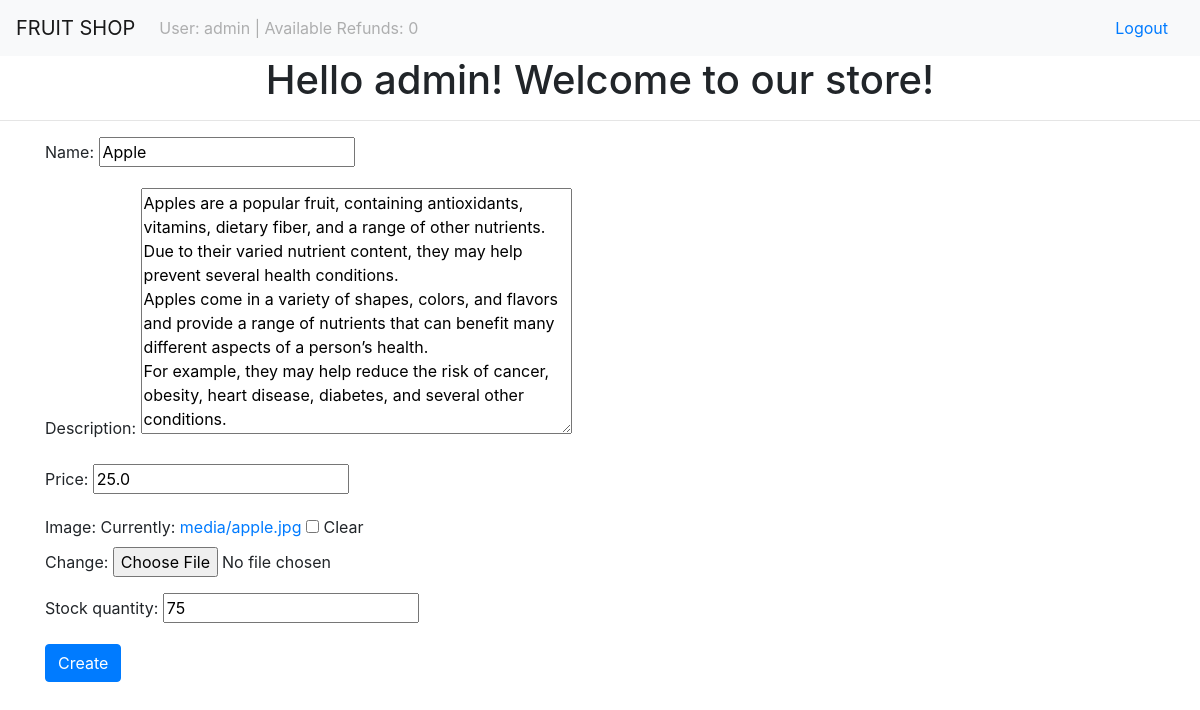
Page /products/edit/1 (signed in) on the committed database.
### users/models.py (models this page shows)
class User(AbstractUser):
    wallet = models.FloatField(default=10000.00)

### products/models.py (models this page shows, shortened)
class Product(models.Model):
    name = models.CharField(max_length=100)
    description = models.TextField(blank=True, null=True)
    price = models.FloatField(blank=True, null=True)
    image = models.ImageField(upload_to='media/', blank=True, null=True)
    stock_quantity = models.PositiveIntegerField(blank=True, null=True)

### products/views.py (the view)
# urls.py: path('products/edit/<int:pk>', views.EditProductView.as_view(), name='edit_product'),
class EditProductView(UpdateView):
    model = product_models.Product
    form_class = forms.EditProductForm
    success_url = reverse_lazy('product_list_page')

### products/forms.py
class EditProductForm(forms.ModelForm):
    class Meta:
        model = models.Product
        fields = ('name', 'description', 'price', 'image', 'stock_quantity')

### products/context_processors.py (called while the page is built)
def available_refunds(request):
    available_refunds_count = None
    if request.user.is_superuser:
        available_refunds_count = models.Refund.objects.all().count()
    return {'AVAILABLE_REFUNDS': available_refunds_count}

### products/templates/products/product_form.html (shortened to what this page needs)
{% extends 'products/base.html' %}
{% block content %}
    <form class="container" action="" method="post" enctype="multipart/form-data">
        {{ form.as_p }}
        <button class="btn btn-primary">Create</button>
    </form>
{% endblock %}

### products/templates/products/base.html (shortened to what this page needs)
<!DOCTYPE html>
<html lang="en">
<head>
    <link rel="stylesheet" href="https://stackpath.bootstrapcdn.com/bootstrap/4.5.0/css/bootstrap.min.css"
>
</head>
<body>
<nav class="navbar navbar-expand-lg navbar-light bg-light">
    <a class="navbar-brand" href="{% url 'product_list_page' %}">FRUIT SHOP</a>
    <div class="collapse navbar-collapse" id="navbarSupportedContent">
        <ul class="navbar-nav mr-auto">
            <li class="nav-item">
                <a class="nav-link disabled" href="#" tabindex="-1" aria-disabled="true">
                    {% if user.is_authenticated and not user.is_staff %}
                    User: {{ user.username }} |
                    Wallet: {{ user.wallet }} uah
                    {% else %}
                    User: {{ user.username }} |
                    Available Refunds: {{ AVAILABLE_REFUNDS }}</a>
                    {% endif %}
            </li>
        </ul>
        {% if user.is_authenticated %}
        <a class="nav-link" href="{% url 'logout' %}">Logout</a>
        {% else %}
        <a class="nav-link" href="{% url 'login' %}">Login</a>
        <a class="nav-link" href="{% url 'register' %}">Register</a>
        {% endif %}
    </div>
</nav>
<center>
    {% if user.is_authenticated %}
    <h1>Hello {{user.username}}! Welcome to our store!</h1><hr>
    {% else %}
    <h1>Hello! Welcome to our store!</h1><hr>
    {% endif %}
</center>
{% block content%}
{% endblock%}
</body>
</html>

### rows in the picture
User: username "admin"
Product: name "Apple", description "Apples are a popular fruit, containing antioxidants, vitamins, dietary fiber, and a range of other nutrients. Due to their varied nutrient content, they may help prevent several health conditions. Apples come in a variety of shapes, colors, and flavors and provide a range of nutrients that can benefit many different aspects of a person’s health. For example, they may help reduce the risk of cancer, obesity, heart disease, diabetes, and several other conditions.", price "25.0", stock_quantity "75"

### other values in the picture
{{ AVAILABLE_REFUNDS }} "0"
